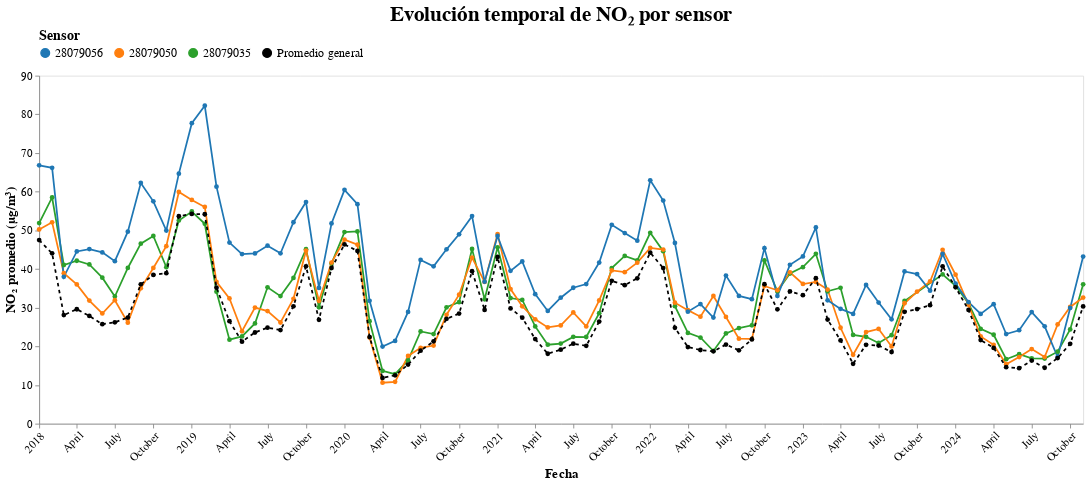

Notebook cell for this chart:
### Code cell
import pandas as pd
import altair as alt

# Filtrar datos para los id_no2 especificados
ids_no2 = [28079035, 28079050, 28079056]
filtered_df = df[df['id_no2'].isin(ids_no2)].copy()

# Agregar columna de grupo temporal
filtered_df['time_group'] = pd.to_datetime(filtered_df['fecha']).dt.to_period('M').dt.to_timestamp()

# Eliminar datos del último mes
ultimo_mes = filtered_df['time_group'].max()
filtered_df = filtered_df[filtered_df['time_group'] < ultimo_mes]

# Calcular estadísticas por grupo temporal
stats_df = filtered_df.groupby(['time_group', 'id_no2']).agg(
    no2_promedio=('no2_value', 'mean'),
    no2_max=('no2_value', 'max'),
    num_readings=('no2_value', 'count')
).reset_index()
stats_df['id_no2'] = stats_df['id_no2'].astype(str)

# Datos originales sin los sensores seleccionados
df_original = df[~df['id_no2'].isin(ids_no2)].copy()
df_original['time_group'] = pd.to_datetime(df_original['fecha']).dt.to_period('M').dt.to_timestamp()
df_original = df_original[df_original['time_group'] < ultimo_mes]

# Calcular promedio general
general_mean_df = df_original.groupby('time_group').agg(
    no2_promedio=('no2_value', 'mean')
).reset_index()
general_mean_df['id_no2'] = 'Promedio general'

# Paleta armónica y clara
color_scale = alt.Scale(
    domain=['28079056', '28079050', '28079035', 'Promedio general'],
    range=['#1f77b4', '#ff7f0e', '#2ca02c', 'black']  # azul, naranja, verde, negro
)

# Crear gráfico
def show_temporal_evolution(stats_df, general_mean_df):
    print("**Evolución temporal de NO₂**")
    print("La OMS recomienda que los niveles medios anuales de NO₂ no superen los 40 μg/m³ (línea roja).")

    # Gráfico de líneas por sensor
    sensors_chart = alt.Chart(stats_df).mark_line(point=alt.OverlayMarkDef(size=30)).encode(
        x=alt.X('time_group:T', title='Fecha', axis=alt.Axis(labelAngle=-45, grid=False)),
        y=alt.Y('no2_promedio:Q', title='NO₂ promedio (μg/m³)', axis=alt.Axis(grid=False)),
        color=alt.Color('id_no2:N', title='Sensor', scale=color_scale,
                        legend=alt.Legend(
                            orient='top',
                            labelFontSize=14,
                            titleFontSize=16
                        )),
        tooltip=[
            alt.Tooltip('time_group:T', title='Fecha'),
            alt.Tooltip('no2_promedio:Q', title='NO₂ promedio', format='.1f'),
            alt.Tooltip('id_no2:N', title='Sensor')
        ]
    )

    # Línea de promedio general
    general_chart = alt.Chart(general_mean_df).mark_line(
        point=True, strokeDash=[4, 4]
    ).encode(
        x='time_group:T',
        y='no2_promedio:Q',
        color=alt.Color('id_no2:N', scale=color_scale),
        tooltip=[
            alt.Tooltip('time_group:T', title='Fecha'),
            alt.Tooltip('no2_promedio:Q', title='Promedio general', format='.1f')
        ]
    )


    return (sensors_chart + general_chart).properties(
        width=1200,
        height=400,
        title=alt.TitleParams(
            text="Evolución temporal de NO₂ por sensor",
            fontSize=24,
            fontWeight='bold',
            anchor='middle'
        )
    ).configure(
        background='white',
        axis=alt.AxisConfig(labelFontSize=13, titleFontSize=15),
        legend=alt.LegendConfig(labelFontSize=14, titleFontSize=16),
        title=alt.TitleConfig(font='Helvetica', anchor='middle')
    )

# Mostrar gráfico
graph = show_temporal_evolution(stats_df, general_mean_df)
graph

### Figure 1 — Vega-Lite specification as saved in the notebook (floating-point values rounded to 4 significant figures; data arrays with more than 128 entries replaced by an {"elided": "..."} marker saying what was removed)
{"config": {"view": {"continuousWidth": 300, "continuousHeight": 300}, "axis": {"labelFontSize": 13, "titleFontSize": 15}, "background": "white", "legend": {"labelFontSize": 14, "titleFontSize": 16}, "title": {"anchor": "middle", "font": "Helvetica"}}, "layer": [{"data": {"name": "data-8da2c356bc38e9bf025eaf8eb7bed6e0"}, "mark": {"type": "line", "point": {"size": 30}}, "encoding": {"color": {"field": "id_no2", "legend": {"labelFontSize": 14, "orient": "top", "titleFontSize": 16}, "scale": {"domain": ["28079056", "28079050", "28079035", "Promedio general"], "range": ["#1f77b4", "#ff7f0e", "#2ca02c", "black"]}, "title": "Sensor", "type": "nominal"}, "tooltip": [{"field": "time_group", "title": "Fecha", "type": "temporal"}, {"field": "no2_promedio", "format": ".1f", "title": "NO₂ promedio", "type": "quantitative"}, {"field": "id_no2", "title": "Sensor", "type": "nominal"}], "x": {"axis": {"grid": false, "labelAngle": -45}, "field": "time_group", "title": "Fecha", "type": "temporal"}, "y": {"axis": {"grid": false}, "field": "no2_promedio", "title": "NO₂ promedio (μg/m³)", "type": "quantitative"}}}, {"data": {"name": "data-a633d4e454899b6e00f8736203a2af0d"}, "mark": {"type": "line", "point": true, "strokeDash": [4, 4]}, "encoding": {"color": {"field": "id_no2", "scale": {"domain": ["28079056", "28079050", "28079035", "Promedio general"], "range": ["#1f77b4", "#ff7f0e", "#2ca02c", "black"]}, "type": "nominal"}, "tooltip": [{"field": "time_group", "title": "Fecha", "type": "temporal"}, {"field": "no2_promedio", "format": ".1f", "title": "Promedio general", "type": "quantitative"}], "x": {"field": "time_group", "type": "temporal"}, "y": {"field": "no2_promedio", "type": "quantitative"}}}], "height": 400, "title": {"text": "Evolución temporal de NO₂ por sensor", "anchor": "middle", "fontSize": 24, "fontWeight": "bold"}, "width": 1200, "$schema": "https://vega.github.io/schema/vega-lite/v5.20.1.json", "datasets": {"data-8da2c356bc38e9bf025eaf8eb7bed6e0": {"elided": "247 records"}, "data-a633d4e454899b6e00f8736203a2af0d": [{"time_group": "2018-01-01T00:00:00", "no2_promedio": 47.48, "id_no2": "Promedio general"}, {"time_group": "2018-02-01T00:00:00", "no2_promedio": 44.05, "id_no2": "Promedio general"}, {"time_group": "2018-03-01T00:00:00", "no2_promedio": 28.09, "id_no2": "Promedio general"}, {"time_group": "2018-04-01T00:00:00", "no2_promedio": 29.6, "id_no2": "Promedio general"}, {"time_group": "2018-05-01T00:00:00", "no2_promedio": 27.86, "id_no2": "Promedio general"}, {"time_group": "2018-06-01T00:00:00", "no2_promedio": 25.73, "id_no2": "Promedio general"}, {"time_group": "2018-07-01T00:00:00", "no2_promedio": 26.22, "id_no2": "Promedio general"}, {"time_group": "2018-08-01T00:00:00", "no2_promedio": 27.46, "id_no2": "Promedio general"}, {"time_group": "2018-09-01T00:00:00", "no2_promedio": 36.05, "id_no2": "Promedio general"}, {"time_group": "2018-10-01T00:00:00", "no2_promedio": 38.46, "id_no2": "Promedio general"}, {"time_group": "2018-11-01T00:00:00", "no2_promedio": 38.92, "id_no2": "Promedio general"}, {"time_group": "2018-12-01T00:00:00", "no2_promedio": 53.67, "id_no2": "Promedio general"}, {"time_group": "2019-01-01T00:00:00", "no2_promedio": 54.24, "id_no2": "Promedio general"}, {"time_group": "2019-02-01T00:00:00", "no2_promedio": 54.17, "id_no2": "Promedio general"}, {"time_group": "2019-03-01T00:00:00", "no2_promedio": 35.18, "id_no2": "Promedio general"}, {"time_group": "2019-04-01T00:00:00", "no2_promedio": 26.5, "id_no2": "Promedio general"}, {"time_group": "2019-05-01T00:00:00", "no2_promedio": 21.22, "id_no2": "Promedio general"}, {"time_group": "2019-06-01T00:00:00", "no2_promedio": 23.58, "id_no2": "Promedio general"}, {"time_group": "2019-07-01T00:00:00", "no2_promedio": 24.83, "id_no2": "Promedio general"}, {"time_group": "2019-08-01T00:00:00", "no2_promedio": 24.23, "id_no2": "Promedio general"}, {"time_group": "2019-09-01T00:00:00", "no2_promedio": 30.35, "id_no2": "Promedio general"}, {"time_group": "2019-10-01T00:00:00", "no2_promedio": 40.7, "id_no2": "Promedio general"}, {"time_group": "2019-11-01T00:00:00", "no2_promedio": 26.87, "id_no2": "Promedio general"}, {"time_group": "2019-12-01T00:00:00", "no2_promedio": 40.25, "id_no2": "Promedio general"}, {"time_group": "2020-01-01T00:00:00", "no2_promedio": 46.35, "id_no2": "Promedio general"}, {"time_group": "2020-02-01T00:00:00", "no2_promedio": 44.68, "id_no2": "Promedio general"}, {"time_group": "2020-03-01T00:00:00", "no2_promedio": 22.4, "id_no2": "Promedio general"}, {"time_group": "2020-04-01T00:00:00", "no2_promedio": 11.85, "id_no2": "Promedio general"}, {"time_group": "2020-05-01T00:00:00", "no2_promedio": 12.51, "id_no2": "Promedio general"}, {"time_group": "2020-06-01T00:00:00", "no2_promedio": 15.28, "id_no2": "Promedio general"}, {"time_group": "2020-07-01T00:00:00", "no2_promedio": 18.87, "id_no2": "Promedio general"}, {"time_group": "2020-08-01T00:00:00", "no2_promedio": 21.3, "id_no2": "Promedio general"}, {"time_group": "2020-09-01T00:00:00", "no2_promedio": 27.11, "id_no2": "Promedio general"}, {"time_group": "2020-10-01T00:00:00", "no2_promedio": 28.48, "id_no2": "Promedio general"}, {"time_group": "2020-11-01T00:00:00", "no2_promedio": 39.42, "id_no2": "Promedio general"}, {"time_group": "2020-12-01T00:00:00", "no2_promedio": 29.42, "id_no2": "Promedio general"}, {"time_group": "2021-01-01T00:00:00", "no2_promedio": 43.12, "id_no2": "Promedio general"}, {"time_group": "2021-02-01T00:00:00", "no2_promedio": 29.82, "id_no2": "Promedio general"}, {"time_group": "2021-03-01T00:00:00", "no2_promedio": 27.41, "id_no2": "Promedio general"}, {"time_group": "2021-04-01T00:00:00", "no2_promedio": 21.88, "id_no2": "Promedio general"}, {"time_group": "2021-05-01T00:00:00", "no2_promedio": 18.09, "id_no2": "Promedio general"}, {"time_group": "2021-06-01T00:00:00", "no2_promedio": 19.14, "id_no2": "Promedio general"}, {"time_group": "2021-07-01T00:00:00", "no2_promedio": 20.68, "id_no2": "Promedio general"}, {"time_group": "2021-08-01T00:00:00", "no2_promedio": 20.13, "id_no2": "Promedio general"}, {"time_group": "2021-09-01T00:00:00", "no2_promedio": 26.41, "id_no2": "Promedio general"}, {"time_group": "2021-10-01T00:00:00", "no2_promedio": 36.95, "id_no2": "Promedio general"}, {"time_group": "2021-11-01T00:00:00", "no2_promedio": 35.83, "id_no2": "Promedio general"}, {"time_group": "2021-12-01T00:00:00", "no2_promedio": 37.6, "id_no2": "Promedio general"}, {"time_group": "2022-01-01T00:00:00", "no2_promedio": 44.22, "id_no2": "Promedio general"}, {"time_group": "2022-02-01T00:00:00", "no2_promedio": 40.26, "id_no2": "Promedio general"}, {"time_group": "2022-03-01T00:00:00", "no2_promedio": 24.81, "id_no2": "Promedio general"}, {"time_group": "2022-04-01T00:00:00", "no2_promedio": 19.81, "id_no2": "Promedio general"}, {"time_group": "2022-05-01T00:00:00", "no2_promedio": 19.06, "id_no2": "Promedio general"}, {"time_group": "2022-06-01T00:00:00", "no2_promedio": 18.7, "id_no2": "Promedio general"}, {"time_group": "2022-07-01T00:00:00", "no2_promedio": 20.47, "id_no2": "Promedio general"}, {"time_group": "2022-08-01T00:00:00", "no2_promedio": 18.97, "id_no2": "Promedio general"}, {"time_group": "2022-09-01T00:00:00", "no2_promedio": 21.78, "id_no2": "Promedio general"}, {"time_group": "2022-10-01T00:00:00", "no2_promedio": 36.08, "id_no2": "Promedio general"}, {"time_group": "2022-11-01T00:00:00", "no2_promedio": 29.58, "id_no2": "Promedio general"}, {"time_group": "2022-12-01T00:00:00", "no2_promedio": 34.2, "id_no2": "Promedio general"}, {"time_group": "2023-01-01T00:00:00", "no2_promedio": 33.25, "id_no2": "Promedio general"}, {"time_group": "2023-02-01T00:00:00", "no2_promedio": 37.64, "id_no2": "Promedio general"}, {"time_group": "2023-03-01T00:00:00", "no2_promedio": 26.93, "id_no2": "Promedio general"}, {"time_group": "2023-04-01T00:00:00", "no2_promedio": 21.54, "id_no2": "Promedio general"}, {"time_group": "2023-05-01T00:00:00", "no2_promedio": 15.49, "id_no2": "Promedio general"}, {"time_group": "2023-06-01T00:00:00", "no2_promedio": 20.41, "id_no2": "Promedio general"}, {"time_group": "2023-07-01T00:00:00", "no2_promedio": 20.2, "id_no2": "Promedio general"}, {"time_group": "2023-08-01T00:00:00", "no2_promedio": 18.54, "id_no2": "Promedio general"}, {"time_group": "2023-09-01T00:00:00", "no2_promedio": 28.94, "id_no2": "Promedio general"}, {"time_group": "2023-10-01T00:00:00", "no2_promedio": 29.63, "id_no2": "Promedio general"}, {"time_group": "2023-11-01T00:00:00", "no2_promedio": 30.66, "id_no2": "Promedio general"}, {"time_group": "2023-12-01T00:00:00", "no2_promedio": 40.69, "id_no2": "Promedio general"}, {"time_group": "2024-01-01T00:00:00", "no2_promedio": 35.28, "id_no2": "Promedio general"}, {"time_group": "2024-02-01T00:00:00", "no2_promedio": 29.41, "id_no2": "Promedio general"}, {"time_group": "2024-03-01T00:00:00", "no2_promedio": 21.63, "id_no2": "Promedio general"}, {"time_group": "2024-04-01T00:00:00", "no2_promedio": 19.59, "id_no2": "Promedio general"}, {"time_group": "2024-05-01T00:00:00", "no2_promedio": 14.61, "id_no2": "Promedio general"}, {"time_group": "2024-06-01T00:00:00", "no2_promedio": 14.35, "id_no2": "Promedio general"}, {"time_group": "2024-07-01T00:00:00", "no2_promedio": 16.33, "id_no2": "Promedio general"}, {"time_group": "2024-08-01T00:00:00", "no2_promedio": 14.47, "id_no2": "Promedio general"}, {"time_group": "2024-09-01T00:00:00", "no2_promedio": 16.98, "id_no2": "Promedio general"}, {"time_group": "2024-10-01T00:00:00", "no2_promedio": 20.66, "id_no2": "Promedio general"}, {"time_group": "2024-11-01T00:00:00", "no2_promedio": 30.33, "id_no2": "Promedio general"}]}}
